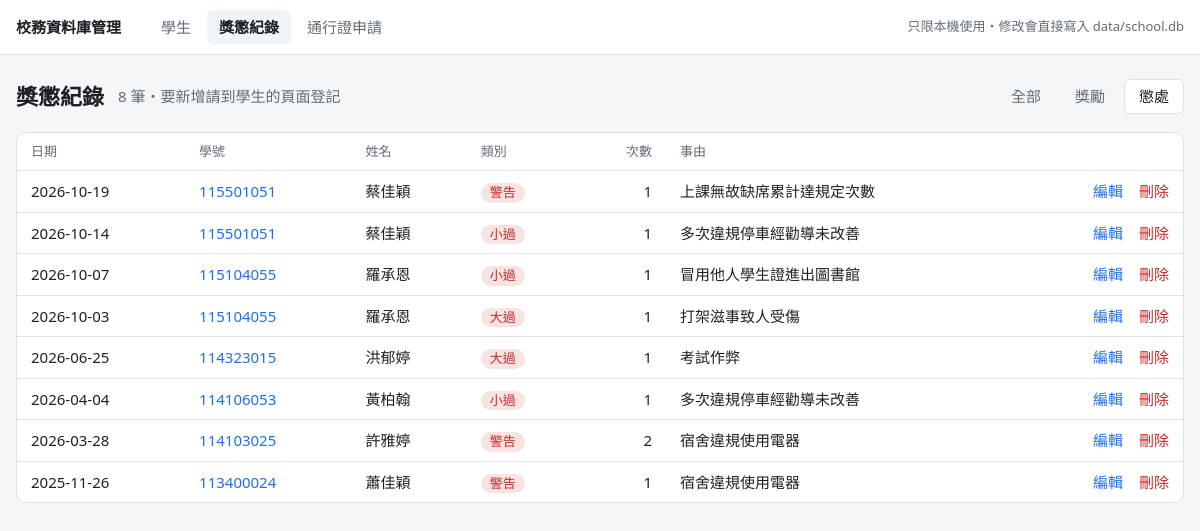
The app's page /records?category=懲處 with its own data.
### tables this page shows
CREATE TABLE rewards_punishments (
    id          INTEGER PRIMARY KEY AUTOINCREMENT,
    student_id  TEXT NOT NULL REFERENCES students ON DELETE CASCADE,
    record_date TEXT NOT NULL,     -- YYYY-MM-DD
    kind        TEXT NOT NULL,     -- 嘉獎 / 小功 / 大功 / 警告 / 小過 / 大過
    times       INTEGER NOT NULL,  -- 次數，例如嘉獎兩次是 2
    reason      TEXT NOT NULL,     -- 事由
    created_at  TEXT NOT NULL
);

CREATE TABLE students (
    student_id        TEXT PRIMARY KEY,  -- 學號（大寫）
    name              TEXT NOT NULL,
    gender            TEXT NOT NULL,     -- 男 / 女
    birth_date        TEXT NOT NULL,     -- YYYY-MM-DD，年齡由 API 依今天的日期計算
    department        TEXT NOT NULL,     -- 系所，例如 資訊工程學系
    grade             INTEGER NOT NULL,  -- 年級
    nationality       TEXT NOT NULL,     -- 國籍，例如 中華民國
    identity          TEXT NOT NULL,     -- 身分別，可選值見 app/enums.py
    admission_channel TEXT NOT NULL,     -- 入學管道，可選值見 app/enums.py
    created_at        TEXT NOT NULL
);

### admin/web.py (the view)
@app.get("/records")
def records():
    selected = request.args.get("category", "")
    marks = ", ".join("?" * len(REWARD_KINDS))
    where = {"獎勵": f"WHERE r.kind IN ({marks})", "懲處": f"WHERE r.kind NOT IN ({marks})"}.get(selected)
    rows = db().execute(
        "SELECT r.*, s.name FROM rewards_punishments r JOIN students s USING (student_id)"
        f" {where or ''} ORDER BY r.record_date DESC, r.id DESC",
        REWARD_KINDS if where else (),
    ).fetchall()
    return render_template("records.html", records=rows, selected=selected if where else "")

### admin/web.py (called while the page is built)
def db() -> sqlite3.Connection:
    if "db" not in g:
        g.db = connect()
    return g.db

@app.before_request
def reject_cross_site() -> None:
    origin = request.headers.get("Origin")
    if request.method == "POST" and origin and urlsplit(origin).netloc != request.host:
        abort(403)

@app.template_filter("category")
def category(kind: str) -> str:
    return RewardKind(kind).category

@app.context_processor
def choices() -> dict:
    return {
        "genders": [member.value for member in Gender],
        "identities": [member.value for member in Identity],
        "admission_channels": [member.value for member in AdmissionChannel],
        "reward_kinds": [member.value for member in RewardKind],
        "image_kinds": IMAGE_KINDS,
        "vehicle_types": VEHICLE_TYPES,
        "today": date.today().isoformat(),
    }

### app/database.py (called while the page is built)
def connect() -> sqlite3.Connection:
    conn = sqlite3.connect(DB_PATH, check_same_thread=False)
    conn.row_factory = sqlite3.Row
    conn.execute("PRAGMA foreign_keys = ON")  # SQLite 預設不檢查外鍵，每個連線都要打開
    return conn

### app/enums.py (called while the page is built)
    @property
    def category(self) -> Literal["獎勵", "懲處"]:
        rewards = (RewardKind.commendation, RewardKind.minor_merit, RewardKind.major_merit)
        return "獎勵" if self in rewards else "懲處"

### admin/templates/records.html (shortened to what this page needs)
{% extends "base.html" %}
{% import "_macros.html" as m with context %}
{% block content %}
<div class="page-head">
  <h1>獎懲紀錄</h1>
  <span class="muted">{{ records|length }} 筆・要新增請到學生的頁面登記</span>
  <nav class="tabs">
    {% for value, label in [("", "全部"), ("獎勵", "獎勵"), ("懲處", "懲處")] %}
      <a href="{{ url_for('records', category=value or none) }}" class="{{ 'active' if selected == value }}">{{ label }}</a>
    {% endfor %}
  </nav>
</div>
<div class="card flush">{{ m.records_table(records, show_student=true) }}</div>
{% endblock %}

### admin/templates/_macros.html (shortened to what this page needs)
{% macro delete_button(action, question, label="刪除", next=none, button_class="link-btn danger") -%}
  <form class="inline" method="post" action="{{ action }}" onsubmit='return confirm({{ question|tojson }})'>
    <button class="{{ button_class }}">{{ label }}</button>
  </form>
{%- endmacro %}
{% macro records_table(records, show_student=false) -%}
<table>
  <thead>
    <tr>
      <th>日期</th>
      {% if show_student %}<th>學號</th><th>姓名</th>{% endif %}
      <th>類別</th><th class="num">次數</th><th>事由</th><th></th>
    </tr>
  </thead>
  <tbody>
  {% for r in records %}
    <tr>
      <td>{{ r.record_date }}</td>
      {% if show_student %}
        <td><a href="{{ url_for('student', student_id=r.student_id) }}">{{ r.student_id }}</a></td>
        <td>{{ r.name }}</td>
      {% endif %}
      <td><span class="tag {{ 'reward' if r.kind|category == '獎勵' else 'punish' }}">{{ r.kind }}</span></td>
      <td class="num">{{ r.times }}</td>
      <td class="wrap">{{ r.reason }}</td>
      <td class="actions">
        <a href="{{ url_for('record', record_id=r.id, next=request.full_path) }}">編輯</a>
        {{- delete_button(url_for('delete_record', record_id=r.id),
                          "確定要刪除 " ~ r.record_date ~ " 的" ~ r.kind ~ "？", next=request.full_path) }}
      </td>
    </tr>
  {% else %}
    <tr><td colspan="{{ 7 if show_student else 5 }}" class="empty">沒有獎懲紀錄</td></tr>
  {% endfor %}
  </tbody>
</table>
{%- endmacro %}

### admin/templates/base.html (style rules this page uses)
:root { color-scheme: light dark; --bg: #f5f6f8; --surface: #fff; --text: #1d2125; --muted: #626b75; --border: #dde1e6; --accent: #1f6feb; --danger: #c62828; --reward: #1b7f3b; --punish: #c62828; --flash-ok: #e7f4eb; --flash-error: #fdecec; --hover: #f0f3f7; }
* { box-sizing: border-box; }
body { margin: 0; background: var(--bg); color: var(--text); font-size: 15px; line-height: 1.5; font-family: system-ui, "Microsoft JhengHei", "PingFang TC", "Noto Sans TC", sans-serif; }
a { color: var(--accent); text-decoration: none; }
.page-head { display: flex; align-items: center; flex-wrap: wrap; gap: 8px 14px; margin-bottom: 18px; }
.page-head h1 { margin: 0; font-size: 22px; }
.muted { color: var(--muted); }
.card { background: var(--surface); border: 1px solid var(--border); border-radius: 10px; padding: 18px 20px; margin-bottom: 20px; }
.card.flush { padding: 0; overflow-x: auto; }
table { width: 100%; border-collapse: collapse; }
th, td { padding: 9px 14px; border-bottom: 1px solid var(--border); text-align: left; white-space: nowrap; }
th { color: var(--muted); font-weight: 500; font-size: 13px; }
tbody tr:last-child td { border-bottom: 0; }
td.wrap { white-space: normal; min-width: 220px; }
.num { text-align: right; font-variant-numeric: tabular-nums; }
td.actions { text-align: right; }
td.actions > * + *, td.links > * + * { margin-left: 12px; }
.tag { display: inline-block; padding: 0 9px; border-radius: 999px; font-size: 13px; background: var(--hover); }
.tag.punish { color: var(--punish); background: color-mix(in srgb, var(--punish) 13%, transparent); }
form.inline { display: inline; }
.link-btn { padding: 0; font: inherit; color: var(--accent); background: none; border: 0; cursor: pointer; }
.link-btn.danger { color: var(--danger); }
.tabs { display: flex; gap: 4px; }
.tabs a { color: var(--muted); padding: 5px 14px; border-radius: 6px; border: 1px solid transparent; }
.tabs a.active { color: var(--text); background: var(--surface); border-color: var(--border); }

### records on screen
rewards_punishments: record_date "2026-10-19", student_id "115501051", name "蔡佳穎", kind "警告", times "1", reason "上課無故缺席累計達規定次數", label "刪除"
rewards_punishments: record_date "2026-10-14", student_id "115501051", name "蔡佳穎", kind "小過", times "1", reason "多次違規停車經勸導未改善", label "刪除"
rewards_punishments: record_date "2026-10-07", student_id "115104055", name "羅承恩", kind "小過", times "1", reason "冒用他人學生證進出圖書館", label "刪除"
rewards_punishments: record_date "2026-10-03", student_id "115104055", name "羅承恩", kind "大過", times "1", reason "打架滋事致人受傷", label "刪除"
rewards_punishments: record_date "2026-06-25", student_id "114323015", name "洪郁婷", kind "大過", times "1", reason "考試作弊", label "刪除"
rewards_punishments: record_date "2026-04-04", student_id "114106053", name "黃柏翰", kind "小過", times "1", reason "多次違規停車經勸導未改善", label "刪除"
rewards_punishments: record_date "2026-03-28", student_id "114103025", name "許雅婷", kind "警告", times "2", reason "宿舍違規使用電器", label "刪除"
rewards_punishments: record_date "2025-11-26", student_id "113400024", name "蕭佳穎", kind "警告", times "1", reason "宿舍違規使用電器", label "刪除"

### other values on screen
{{ records|length }} "8"
{{ label }} "全部" "獎勵" "懲處"
